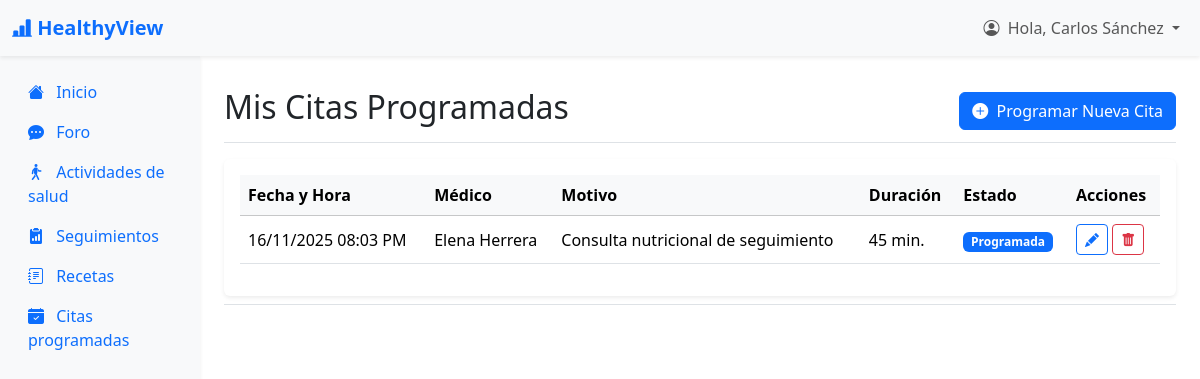
/HealthyView/HealthyView/index.php?action=verCitas (signed in), run on the app's committed database.
### tables this page shows
CREATE TABLE cita (
    idCita INT AUTO_INCREMENT PRIMARY KEY,
    idPaciente INT NOT NULL,
    idMedico INT NOT NULL,
    fechaHora DATETIME NOT NULL,
    duracionMin INT DEFAULT 30,
    motivo VARCHAR(255),
    estado ENUM('Programada','Completada','Cancelada','NoAsistida') DEFAULT 'Programada',
    creadoEn DATETIME DEFAULT CURRENT_TIMESTAMP,
    FOREIGN KEY (idPaciente) REFERENCES paciente(idPaciente) ON DELETE RESTRICT ON UPDATE CASCADE,
    FOREIGN KEY (idMedico) REFERENCES medico(idMedico) ON DELETE RESTRICT ON UPDATE CASCADE
);

### HealthyView/HealthyView/app/controllers/PacienteController.php (called while the page is built, shortened)
<?php
include_once "app/models/PacienteModel.php";
class PacienteController {
    private $model;
    public function __construct($connection) {
        $this->model = new PacienteModel($connection);
    }
    public function verCitas() {
        $idPaciente = $_SESSION['usuario_id'];
        $listaCitas = $this->model->getCitasPaciente($idPaciente);
        include_once 'app/views/paciente/layout_paciente.php';
    }
}
?>

### HealthyView/HealthyView/app/models/PacienteModel.php (called while the page is built, shortened)
<?php
class PacienteModel {
    private $connection;
    public function __construct($connection) {
        $this->connection = $connection;
    }
    public function getCitasPaciente($idPaciente) {
        $sql = "SELECT
                    c.idCita,
                    c.fechaHora,
                    c.motivo,
                    c.duracionMin,
                    c.estado,
                    CONCAT(m.nombre, ' ', m.apellidoPaterno) as medicoNombre
                FROM cita c
                JOIN medico m ON c.idMedico = m.idMedico
                WHERE c.idPaciente = ?
                ORDER BY c.fechaHora DESC";
        try {
            $statement = $this->connection->prepare($sql);
            $statement->bind_param("i", $idPaciente);
            $statement->execute();
            $result = $statement->get_result();
            return $result->fetch_all(MYSQLI_ASSOC);
        } catch (mysqli_sql_exception $e) {
            return [];
        }
    }
}
?>

### HealthyView/HealthyView/app/views/paciente/view_citas.php (the view, shortened to what this page needs)
<div class="d-flex justify-content-between flex-wrap flex-md-nowrap align-items-center pt-3 pb-2 mb-3 border-bottom">
    <h1 class="h2">Mis Citas Programadas</h1>
    <a href="index.php?action=showCrearCita" class="btn btn-primary">
        <i class="bi bi-plus-circle-fill me-1"></i>
        Programar Nueva Cita
    </a>
</div>
<div class="card border-0 shadow-sm">
    <div class="card-body">
        <div class="table-responsive">
            <table class="table table-hover align-middle">
                <thead class="table-light">
                    <tr>
                        <th scope="col">Fecha y Hora</th>
                        <th scope="col">Médico</th>
                        <th scope="col">Motivo</th>
                        <th scope="col">Duración</th>
                        <th scope="col">Estado</th>
                        <th scope="col">Acciones</th>
                    </tr>
                </thead>
                <tbody>
                    <?php if (empty($listaCitas)): ?>
                        <tr>
                            <td colspan="6" class="text-center text-muted">No tienes citas programadas.</td>
                        </tr>
                    <?php else: ?>
                        <?php foreach ($listaCitas as $cita): ?>
                            <tr>
                                <td><?php echo htmlspecialchars(date("d/m/Y h:i A", strtotime($cita['fechaHora']))); ?></td>
                                <td><?php echo htmlspecialchars($cita['medicoNombre']); ?></td>
                                <td><?php echo htmlspecialchars($cita['motivo']); ?></td>
                                <td><?php echo htmlspecialchars($cita['duracionMin']); ?> min.</td>
                                <td>
                                    <?php
                                        $estado = htmlspecialchars($cita['estado']);
                                        $badgeClass = 'bg-secondary';
                                        if ($estado == 'Programada') $badgeClass = 'bg-primary';
                                    ?>
                                    <span class="badge <?php echo $badgeClass; ?>"><?php echo $estado; ?></span>
                                </td>
                                <td>
                                    <?php if ($cita['estado'] == 'Programada'): ?>
                                        <a href="index.php?action=showEditarCita&idCita=<?php echo $cita['idCita']; ?>" class="btn btn-sm btn-outline-primary" title="Editar">
                                            <i class="bi bi-pencil-fill"></i>
                                        </a>
                                        <a href="index.php?action=cancelarCita&idCita=<?php echo $cita['idCita']; ?>"
                                           class="btn btn-sm btn-outline-danger"
                                           title="Cancelar"
                                           onclick="return confirm('¿Estás seguro de que deseas cancelar esta cita?');">
                                            <i class="bi bi-trash-fill"></i>
                                        </a>
                                    <?php else: ?>
                                        <span class="text-muted small">N/A</span>
                                    <?php endif; ?>
                                </td>
                            </tr>
                        <?php endforeach; ?>
                    <?php endif; ?>
                </tbody>
            </table>
        </div>
    </div>
</div>

### data on the page
cita: fechaHora "16/11/2025 08:03 PM", medicoNombre "Elena Herrera", motivo "Consulta nutricional de seguimiento", duracionMin "45", estado "Programada"

### other printed values
$_SESSION['usuario_nombre'] "Carlos Sánchez"
